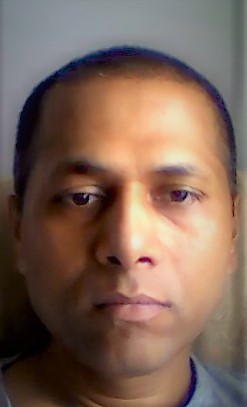
#> input picture sam052018.jpg, 247 x 407 px
$ python manualConvolution.py
#> lines starting #> are read from the running program, lines starting #| are printed output that depends on the picture
import numpy as np
import cv2
from skimage.exposure import rescale_intensity

def convolve(image, K):
    (iH, iW)= image.shape[:2] # image dimesion
    (kH, kW)= K.shape[:2]  # kernel Dim

    pad = (kW -1 )//2   # using padding to keep image size intact
    image = cv2.copyMakeBorder(image, pad, pad,pad, pad, cv2.BORDER_REPLICATE)
    output = np.zeros((iH, iW), dtype='float')

    for y in np.arange(pad, iH + pad):
        for x in np.arange(pad , iW + pad):
            roi= image[y-pad:y+pad+1, x-pad:x+pad+1]
            k = (roi * K).sum()
            output[y-pad, x-pad]=k
        output = rescale_intensity(output, in_range=(0, 255))
        output = (output * 255).astype("uint8")
        return output

smallblur = np.ones((7,7), dtype='float')*(1.0/(7*7))
bigblur = np.ones((21, 21), dtype='float')*(1.0/(21*21))

sharpen = np.array(([0,-1,0],[-1,5,-1],[0,-1,0]), dtype='int')
laplacean = np.array(([0,1,0],[1,-4,1],[0,1,0]), dtype='int')
sobelX = np.array(([-1,0,1],[-2,0,2],[-1,0,1]), dtype='int')
sobelY = np.array(([-1,-2,-1],[0,0,0],[1,2,1]), dtype='int')
emboss = np.array(([-2,-1,0],[-1,1,1],[0,1,2]), dtype='int')

kerenelBank = (("smallblue", smallblur),("bigblur", bigblur),("sharpen", sharpen),("laplacean", laplacean),("sobel_x", sobelX),("sobel_y", sobelY), ("emboss", emboss))

image = cv2.imread(r"sam052018.jpg")
#> image is the input picture: shape (407, 247, 3); mean B, G, R 86.6, 100.1, 124.5
gray = cv2.cvtColor(image, cv2.COLOR_BGR2GRAY)
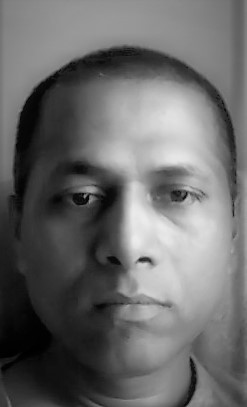
#> gray: shape (407, 247); min 0, max 236, mean 105.9

for (kernelName, K) in kerenelBank:
    convolveOutput = convolve(gray, K)
    opencvOutput = cv2.filter2D(gray, -1, K)

    cv2.imshow("Original", image)
    cv2.imshow("{} - convolve".format(kernelName), convolveOutput)
    cv2.imshow("{} - opencv".format(kernelName), opencvOutput)
    cv2.waitKey(0)
    cv2.destroyAllWindows()
#> this loop made 7 passes
#> pass 1, in convolve, `image = cv2.copyMakeBorder(image, pad, pad,pad, pad, cv2.BORDER_REPLIC..`:
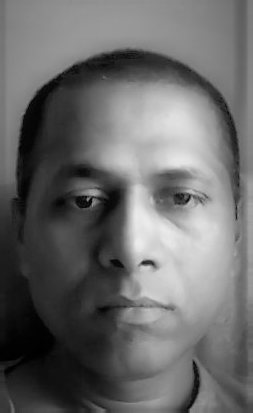
#> image: shape (413, 253); min 0, max 236, mean 105.8
#> pass 1, `convolveOutput = convolve(gray, K)`:
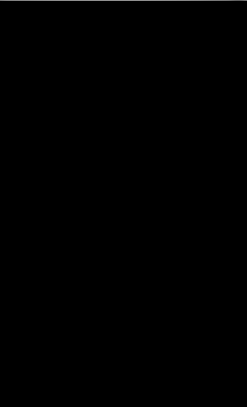
#> convolveOutput: shape (407, 247); min 0, max 145, mean 0.3
#> pass 2, in convolve (call 2), `image = cv2.copyMakeBorder(image, pad, pad,pad, pad, cv2.BORDER_REPLIC..`:
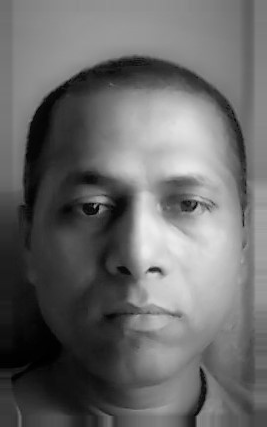
#> image: shape (427, 267); min 0, max 236, mean 105.5
